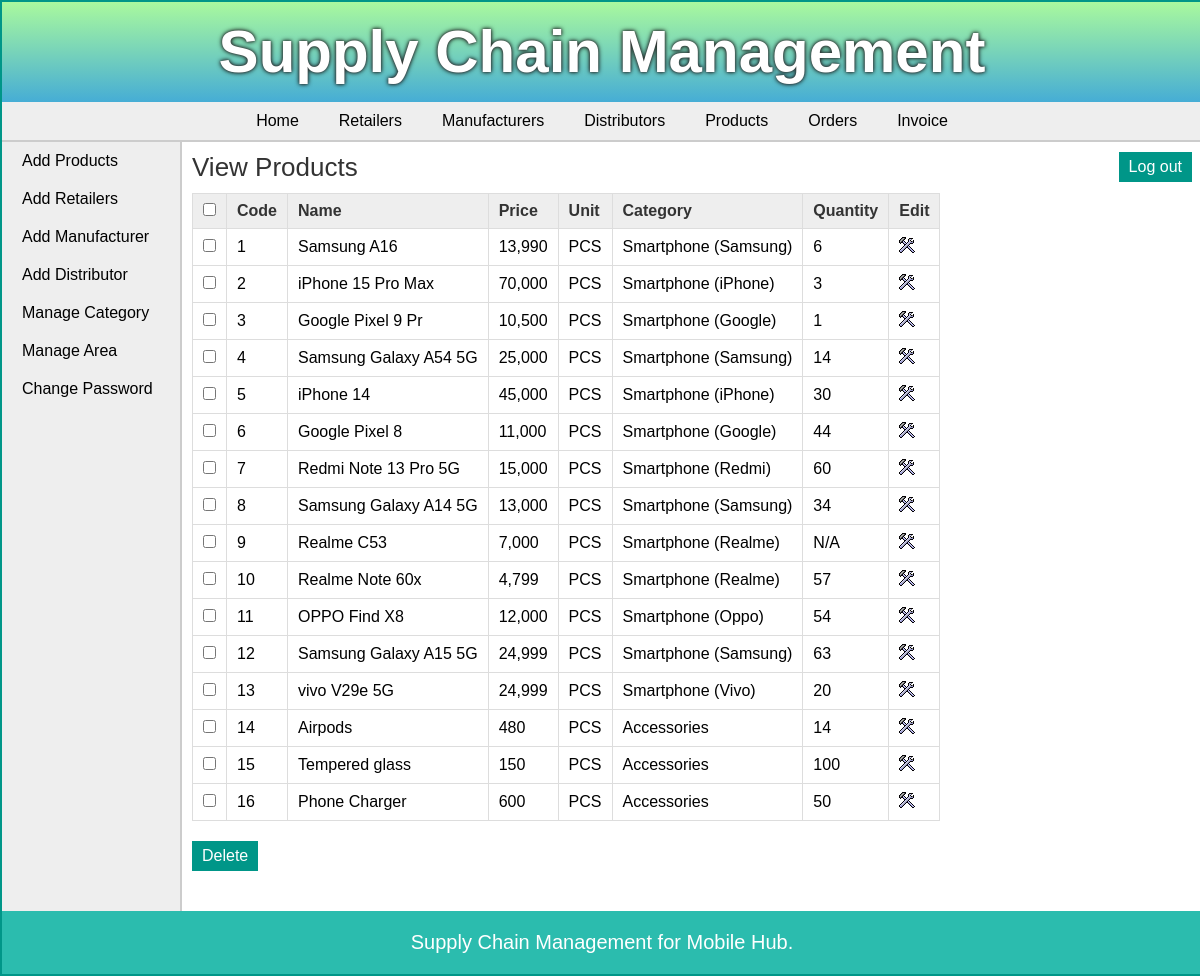
The page /admin/view_products.php (signed in) on the database its author committed.
### tables this page shows
CREATE TABLE `products` (
  `pro_id` int(11) NOT NULL,
  `pro_name` varchar(25) NOT NULL,
  `pro_desc` text DEFAULT NULL,
  `pro_price` int(18) NOT NULL,
  `unit` int(11) NOT NULL,
  `pro_cat` int(11) NOT NULL,
  `quantity` int(11) DEFAULT NULL
);

CREATE TABLE `unit` (
  `id` int(11) NOT NULL,
  `unit_name` varchar(20) NOT NULL,
  `unit_details` text DEFAULT NULL
);

CREATE TABLE `categories` (
  `cat_id` int(11) NOT NULL,
  `cat_name` varchar(25) NOT NULL,
  `cat_details` text DEFAULT NULL
);

### admin/view_products.php (the view, shortened to what this page needs)
<?php
	include("../includes/config.php");
	if(isset($_SESSION['admin_login'])) {
			$query_selectProducts = "SELECT * FROM products,categories,unit WHERE products.pro_cat=categories.cat_id AND products.unit=unit.id ORDER BY pro_id";
			$result_selectProducts = mysqli_query($con,$query_selectProducts);
		}
		else {
			header('Location:../index.php');
		}
?>
<!DOCTYPE html>
<html>
<head>
	<link rel="stylesheet" href="../includes/main_style.css" >
</head>
<body>
	<?php
		include("../includes/header.inc.php");
		if(isset($_SESSION['admin_login'])){
			include("../includes/nav_admin.inc.php");
			include("../includes/aside_admin.inc.php");
		}
		else if(isset($_SESSION['manufacturer_login'])){
			include("../includes/nav_manufacturer.inc.php");
			include("../includes/aside_manufacturer.inc.php");
		}
	?>
	<section>
		<h1>View Products</h1>
		<form action="" method="POST" class="form">
		<table class="table_displayData">
			<tr>
				<th> <input type="checkbox" onClick="toggle(this)" /> </th>
				<th> Code </th>
				<th> Name </th>
				<th> Price </th>
				<th> Unit </th>
				<th> Category </th>
				<th> Quantity </th>
				<th> Edit </th>
			</tr>
			<?php $i=1; while($row_selectProducts = mysqli_fetch_array($result_selectProducts)) { ?>
			<tr>
				<td> <input type="checkbox" name="chkId[]" value="<?php echo $row_selectProducts['pro_id']; ?>" /> </td>
				<td> <?php echo $row_selectProducts['pro_id']; ?> </td>
				<td> <?php echo $row_selectProducts['pro_name']; ?> </td>
				<td> <?php echo number_format($row_selectProducts['pro_price'],0); ?> </td>
				<td> <?php echo $row_selectProducts['unit_name']; ?> </td>
				<td> <?php echo $row_selectProducts['cat_name']; ?> </td>
				<td> <?php if($row_selectProducts['quantity'] == NULL){ echo "N/A";} else {echo $row_selectProducts['quantity'];} ?> </td>
				<td> <a href="edit_product.php?id=<?php echo $row_selectProducts['pro_id']; ?>"><img src="../images/edit.png" alt="edit" /></a> </td>
			</tr>
			<?php $i++; } ?>
		</table>
		<input type="submit" value="Delete" class="submit_button"/>
		</form>
	</section>
	<?php
		include("../includes/footer.inc.php");
	?>
</body>
</html>

### includes/main_style.css (style rules this page uses)
* { font-family: arial,sans-serif; margin:0px; padding:0px; }
body { width:1200px; margin:auto; border:2px solid #009688; }
a { text-decoration:none; }
.submit_button { font-size:16px; margin-top:20px; margin-right:20px; padding:6px 10px; background-color:#009688; border:none; color:white; }
section { width:1000px; padding:10px; padding-bottom:40px; }
section h1 { margin-bottom:10px; font-weight:normal; color:#333; font-size: 26px; }
table { border-collapse: collapse; }
.table_displayData td, .table_displayData th { border:1px solid #ddd; padding: 8px 10px; text-align: left; }
.table_displayData th { background-color:#eee; color:#333; }

### rows shown on the page
products: pro_id "1", pro_name "Samsung A16", pro_price "13,990", unit.unit_name "PCS", pro_cat.cat_name "Smartphone (Samsung)", quantity "6"
products: pro_id "2", pro_name "iPhone 15 Pro Max", pro_price "70,000", unit.unit_name "PCS", pro_cat.cat_name "Smartphone (iPhone)", quantity "3"
products: pro_id "3", pro_name "Google Pixel 9 Pr", pro_price "10,500", unit.unit_name "PCS", pro_cat.cat_name "Smartphone (Google)", quantity "1"
products: pro_id "4", pro_name "Samsung Galaxy A54 5G", pro_price "25,000", unit.unit_name "PCS", pro_cat.cat_name "Smartphone (Samsung)", quantity "14"
products: pro_id "5", pro_name "iPhone 14", pro_price "45,000", unit.unit_name "PCS", pro_cat.cat_name "Smartphone (iPhone)", quantity "30"
products: pro_id "6", pro_name "Google Pixel 8", pro_price "11,000", unit.unit_name "PCS", pro_cat.cat_name "Smartphone (Google)", quantity "44"
products: pro_id "7", pro_name "Redmi Note 13 Pro 5G", pro_price "15,000", unit.unit_name "PCS", pro_cat.cat_name "Smartphone (Redmi)", quantity "60"
products: pro_id "8", pro_name "Samsung Galaxy A14 5G", pro_price "13,000", unit.unit_name "PCS", pro_cat.cat_name "Smartphone (Samsung)", quantity "34"
products: pro_id "9", pro_name "Realme C53", pro_price "7,000", unit.unit_name "PCS", pro_cat.cat_name "Smartphone (Realme)", shows "N/A"
products: pro_id "10", pro_name "Realme Note 60x", pro_price "4,799", unit.unit_name "PCS", pro_cat.cat_name "Smartphone (Realme)", quantity "57"
products: pro_id "11", pro_name "OPPO Find X8", pro_price "12,000", unit.unit_name "PCS", pro_cat.cat_name "Smartphone (Oppo)", quantity "54"
products: pro_id "12", pro_name "Samsung Galaxy A15 5G", pro_price "24,999", unit.unit_name "PCS", pro_cat.cat_name "Smartphone (Samsung)", quantity "63"
products: pro_id "13", pro_name "vivo V29e 5G", pro_price "24,999", unit.unit_name "PCS", pro_cat.cat_name "Smartphone (Vivo)", quantity "20"
products: pro_id "14", pro_name "Airpods", pro_price "480", unit.unit_name "PCS", pro_cat.cat_name "Accessories", quantity "14"
products: pro_id "15", pro_name "Tempered glass", pro_price "150", unit.unit_name "PCS", pro_cat.cat_name "Accessories", quantity "100"
products: pro_id "16", pro_name "Phone Charger", pro_price "600", unit.unit_name "PCS", pro_cat.cat_name "Accessories", quantity "50"
